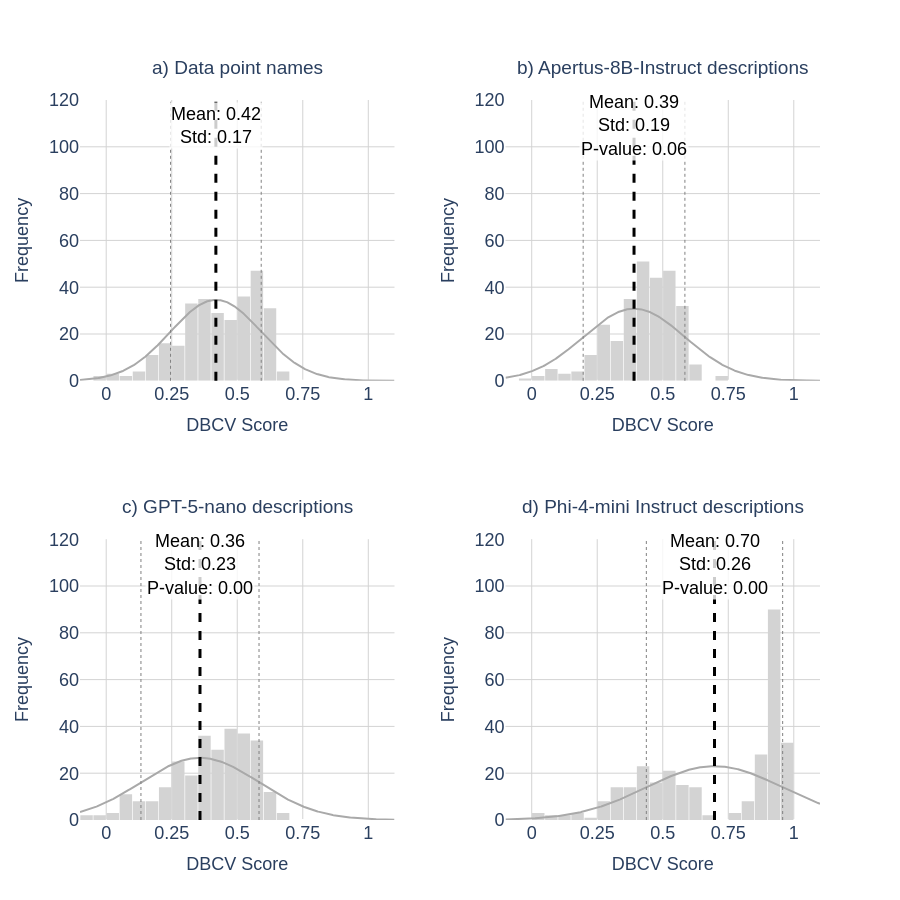

Notebook code cell kept with this figure:
### Code cell
import plotly.graph_objects as go
from plotly.subplots import make_subplots
import pandas as pd
import numpy as np
from scipy import stats

# --- Configuration ---
bin_size = 0.05
x_min, x_max = -0.1, 1.1

# Define bin edges exactly as Plotly would use them
bin_edges = np.arange(x_min, x_max + bin_size, bin_size)
bin_config = dict(start=x_min, end=x_max, size=bin_size)

# Prepare Data List
datasets = [
    (df_data_points['user_attrs_dbcv_score'], "a) Data point names", 'lightgrey'), 
    (df_descriptions['user_attrs_dbcv_score'], "b) Apertus-8B-Instruct descriptions", 'lightgrey'),     
    (df_descriptions_gpt['user_attrs_dbcv_score'], "c) GPT-5-nano descriptions", 'lightgrey'),   
    (df_descriptions_phi['user_attrs_dbcv_score'], "d) Phi-4-mini Instruct descriptions", 'lightgrey')    
]


# --- 1. Calculate Global Y-Max for Alignment ---
max_freq = 0
for data, _, _ in datasets:
    # Use numpy to pre-calculate the histogram counts
    counts, _ = np.histogram(data, bins=bin_edges)
    current_max = counts.max()
    if current_max > max_freq:
        max_freq = current_max

# Add 15% buffer space to the top
global_y_max = max_freq + 30

# --- Helper Function for Normal Curve ---
def get_normal_curve(data, x_min, x_max, bin_size):
    """Calculates (x, y) for a normal curve scaled to match a histogram frequency."""
    mu, std = data.mean(), data.std()
    
    # Generate X points
    x_range = np.linspace(x_min, x_max, 500)
    
    # Calculate PDF and scale to frequency
    pdf = stats.norm.pdf(x_range, mu, std + 1e-9)
    y_curve = pdf * len(data) * bin_size
    
    # Normality Test
    try:
        _, shapiro_p = stats.shapiro(data)
    except:
        shapiro_p = np.nan
    
    return x_range, y_curve, mu, std, shapiro_p

# Create Subplots
fig = make_subplots(
    rows=2, cols=2, 
    horizontal_spacing=0.15, vertical_spacing=0.22,
    subplot_titles=["placeholder"]*4 
)

# --- Loop to Create Plots ---
for i, (data, name, color) in enumerate(datasets):
    row = (i // 2) + 1
    col = (i % 2) + 1
    
    # 1. Calculate Stats & Curve
    x_curve, y_curve, mu, std, p_val = get_normal_curve(data, x_min, x_max, bin_size)
    
    # 2. Update Subplot Title
    title_text = (f"<span style='font-size:19px'>{name}</span><br>"
                  f"<span style='font-size:12px'> </span>")
    fig.layout.annotations[i].update(text=title_text)

    # 3. Add Histogram
    fig.add_trace(
        go.Histogram(
            x=data, marker_color=color, opacity=1,
            xbins=bin_config, autobinx=False,
            name=f'{name} Hist', showlegend=False
        ), row=row, col=col
    )
    
    # 4. Add Normal Distribution Curve (Light Gray, Transparent)
    fig.add_trace(
        go.Scatter(
            x=x_curve, y=y_curve, 
            mode='lines', 
            line=dict(color='darkgray', width=2), 
            name=f'{name} Fit', showlegend=False
        ), row=row, col=col
    )

    # 5. Add Mean Line (Dashed)
    fig.add_vline(x=mu, line_width=3, line_dash="dash", line_color="black", row=row, col=col)

    t_stat_cdbcv, p_val_dbcv = ttest_ind(data, 
                                        df_data_points['user_attrs_dbcv_score'])

    if row == 1 and col == 1:
        # 6. Add Mean Value Annotation at X-Axis
        fig.add_annotation(
            x=mu, y=max_freq + 15,                  
            text=f"Mean: {mu:.2f}<br>Std: {std:.2f}",    
            showarrow=False,
            yshift=10,                  
            font=dict(color="black", size=18),
            bgcolor="rgba(255, 255, 255, 0.8)", 
            row=row, col=col
        )
    else:
        fig.add_annotation(
            x=mu, y=max_freq + 15,                  
            text=f"Mean: {mu:.2f}<br>Std: {std:.2f}<br>P-value: {p_val_dbcv:.2f}",    
            showarrow=False,
            yshift=10,                  
            font=dict(color="black", size=18),
            bgcolor="rgba(255, 255, 255, 0.8)", 
            row=row, col=col
        )
    # 7. Add Std Dev Lines (Dotted)
    fig.add_vline(x=mu - std, line_width=1, line_dash="dot", line_color="gray", row=row, col=col)
    fig.add_vline(x=mu + std, line_width=1, line_dash="dot", line_color="gray", row=row, col=col)

# --- Layout Updates ---
fig.update_layout(
    width=900, height=900,
    plot_bgcolor='white', paper_bgcolor='white',
    font=dict(family='Arial', size=18),
    bargap=0.05, 
)

fig.update_xaxes(title_text='DBCV Score', range=[x_min, x_max], showgrid=True, gridcolor='lightgray', dtick=0.25, title_font=dict(size=18))

# --- NEW: Set Consistent Y-Axis Range ---
fig.update_yaxes(title_text='Frequency', range=[0, global_y_max], showgrid=True, gridcolor='lightgray', title_font=dict(size=18))

fig.write_image("251222_optimization_results_dbcv.png", scale=3)
fig.show()

### Figure 1 — Plotly figure (JSON) as saved in the notebook; plotly's stock layout.template omitted (floating-point values rounded to 4 significant figures; data arrays with more than 128 entries replaced by an {"elided": "..."} marker saying what was removed)
{"data": [{"marker": {"color": "lightgrey"}, "name": "a) Data point names Hist", "opacity": 1, "showlegend": false, "type": "histogram", "x": {"elided": "300 float values"}, "xaxis": "x", "xbins": {"end": 1.1, "size": 0.05, "start": -0.1}, "yaxis": "y"}, {"line": {"color": "darkgray", "width": 2}, "mode": "lines", "name": "a) Data point names Fit", "showlegend": false, "type": "scatter", "x": {"elided": "500 float values"}, "xaxis": "x", "y": {"elided": "500 float values"}, "yaxis": "y"}, {"marker": {"color": "lightgrey"}, "name": "b) Apertus-8B-Instruct descriptions Hist", "opacity": 1, "showlegend": false, "type": "histogram", "x": {"elided": "300 float values"}, "xaxis": "x2", "xbins": {"end": 1.1, "size": 0.05, "start": -0.1}, "yaxis": "y2"}, {"line": {"color": "darkgray", "width": 2}, "mode": "lines", "name": "b) Apertus-8B-Instruct descriptions Fit", "showlegend": false, "type": "scatter", "x": {"elided": "500 float values"}, "xaxis": "x2", "y": {"elided": "500 float values"}, "yaxis": "y2"}, {"marker": {"color": "lightgrey"}, "name": "c) GPT-5-nano descriptions Hist", "opacity": 1, "showlegend": false, "type": "histogram", "x": {"elided": "300 float values"}, "xaxis": "x3", "xbins": {"end": 1.1, "size": 0.05, "start": -0.1}, "yaxis": "y3"}, {"line": {"color": "darkgray", "width": 2}, "mode": "lines", "name": "c) GPT-5-nano descriptions Fit", "showlegend": false, "type": "scatter", "x": {"elided": "500 float values"}, "xaxis": "x3", "y": {"elided": "500 float values"}, "yaxis": "y3"}, {"marker": {"color": "lightgrey"}, "name": "d) Phi-4-mini Instruct descriptions Hist", "opacity": 1, "showlegend": false, "type": "histogram", "x": {"elided": "300 float values"}, "xaxis": "x4", "xbins": {"end": 1.1, "size": 0.05, "start": -0.1}, "yaxis": "y4"}, {"line": {"color": "darkgray", "width": 2}, "mode": "lines", "name": "d) Phi-4-mini Instruct descriptions Fit", "showlegend": false, "type": "scatter", "x": {"elided": "500 float values"}, "xaxis": "x4", "y": {"elided": "500 float values"}, "yaxis": "y4"}], "layout": {"annotations": [{"font": {"size": 16}, "showarrow": false, "text": "<span style='font-size:19px'>a) Data point names</span><br><span style='font-size:12px'> </span>", "x": 0.2125, "xanchor": "center", "xref": "paper", "y": 1, "yanchor": "bottom", "yref": "paper"}, {"font": {"size": 16}, "showarrow": false, "text": "<span style='font-size:19px'>b) Apertus-8B-Instruct descriptions</span><br><span style='font-size:12px'> </span>", "x": 0.7875, "xanchor": "center", "xref": "paper", "y": 1, "yanchor": "bottom", "yref": "paper"}, {"font": {"size": 16}, "showarrow": false, "text": "<span style='font-size:19px'>c) GPT-5-nano descriptions</span><br><span style='font-size:12px'> </span>", "x": 0.2125, "xanchor": "center", "xref": "paper", "y": 0.39, "yanchor": "bottom", "yref": "paper"}, {"font": {"size": 16}, "showarrow": false, "text": "<span style='font-size:19px'>d) Phi-4-mini Instruct descriptions</span><br><span style='font-size:12px'> </span>", "x": 0.7875, "xanchor": "center", "xref": "paper", "y": 0.39, "yanchor": "bottom", "yref": "paper"}, {"bgcolor": "rgba(255, 255, 255, 0.8)", "font": {"color": "black", "size": 18}, "showarrow": false, "text": "Mean: 0.42<br>Std: 0.17", "x": 0.4185, "xref": "x", "y": 105, "yref": "y", "yshift": 10}, {"bgcolor": "rgba(255, 255, 255, 0.8)", "font": {"color": "black", "size": 18}, "showarrow": false, "text": "Mean: 0.39<br>Std: 0.19<br>P-value: 0.06", "x": 0.3904, "xref": "x2", "y": 105, "yref": "y2", "yshift": 10}, {"bgcolor": "rgba(255, 255, 255, 0.8)", "font": {"color": "black", "size": 18}, "showarrow": false, "text": "Mean: 0.36<br>Std: 0.23<br>P-value: 0.00", "x": 0.3578, "xref": "x3", "y": 105, "yref": "y3", "yshift": 10}, {"bgcolor": "rgba(255, 255, 255, 0.8)", "font": {"color": "black", "size": 18}, "showarrow": false, "text": "Mean: 0.70<br>Std: 0.26<br>P-value: 0.00", "x": 0.6974, "xref": "x4", "y": 105, "yref": "y4", "yshift": 10}], "bargap": 0.05, "font": {"family": "Arial", "size": 18}, "height": 900, "paper_bgcolor": "white", "plot_bgcolor": "white", "shapes": [{"line": {"color": "black", "dash": "dash", "width": 3}, "type": "line", "x0": 0.4185, "x1": 0.4185, "xref": "x", "y0": 0, "y1": 1, "yref": "y domain"}, {"line": {"color": "gray", "dash": "dot", "width": 1}, "type": "line", "x0": 0.2456, "x1": 0.2456, "xref": "x", "y0": 0, "y1": 1, "yref": "y domain"}, {"line": {"color": "gray", "dash": "dot", "width": 1}, "type": "line", "x0": 0.5914, "x1": 0.5914, "xref": "x", "y0": 0, "y1": 1, "yref": "y domain"}, {"line": {"color": "black", "dash": "dash", "width": 3}, "type": "line", "x0": 0.3904, "x1": 0.3904, "xref": "x2", "y0": 0, "y1": 1, "yref": "y2 domain"}, {"line": {"color": "gray", "dash": "dot", "width": 1}, "type": "line", "x0": 0.1963, "x1": 0.1963, "xref": "x2", "y0": 0, "y1": 1, "yref": "y2 domain"}, {"line": {"color": "gray", "dash": "dot", "width": 1}, "type": "line", "x0": 0.5845, "x1": 0.5845, "xref": "x2", "y0": 0, "y1": 1, "yref": "y2 domain"}, {"line": {"color": "black", "dash": "dash", "width": 3}, "type": "line", "x0": 0.3578, "x1": 0.3578, "xref": "x3", "y0": 0, "y1": 1, "yref": "y3 domain"}, {"line": {"color": "gray", "dash": "dot", "width": 1}, "type": "line", "x0": 0.1325, "x1": 0.1325, "xref": "x3", "y0": 0, "y1": 1, "yref": "y3 domain"}, {"line": {"color": "gray", "dash": "dot", "width": 1}, "type": "line", "x0": 0.5831, "x1": 0.5831, "xref": "x3", "y0": 0, "y1": 1, "yref": "y3 domain"}, {"line": {"color": "black", "dash": "dash", "width": 3}, "type": "line", "x0": 0.6974, "x1": 0.6974, "xref": "x4", "y0": 0, "y1": 1, "yref": "y4 domain"}, {"line": {"color": "gray", "dash": "dot", "width": 1}, "type": "line", "x0": 0.4373, "x1": 0.4373, "xref": "x4", "y0": 0, "y1": 1, "yref": "y4 domain"}, {"line": {"color": "gray", "dash": "dot", "width": 1}, "type": "line", "x0": 0.9575, "x1": 0.9575, "xref": "x4", "y0": 0, "y1": 1, "yref": "y4 domain"}], "width": 900, "xaxis": {"anchor": "y", "domain": [0, 0.425], "dtick": 0.25, "gridcolor": "lightgray", "range": [-0.1, 1.1], "showgrid": true, "title": {"font": {"size": 18}, "text": "DBCV Score"}, "type": "linear"}, "xaxis2": {"anchor": "y2", "domain": [0.575, 1], "dtick": 0.25, "gridcolor": "lightgray", "range": [-0.1, 1.1], "showgrid": true, "title": {"font": {"size": 18}, "text": "DBCV Score"}, "type": "linear"}, "xaxis3": {"anchor": "y3", "domain": [0, 0.425], "dtick": 0.25, "gridcolor": "lightgray", "range": [-0.1, 1.1], "showgrid": true, "title": {"font": {"size": 18}, "text": "DBCV Score"}, "type": "linear"}, "xaxis4": {"anchor": "y4", "domain": [0.575, 1], "dtick": 0.25, "gridcolor": "lightgray", "range": [-0.1, 1.1], "showgrid": true, "title": {"font": {"size": 18}, "text": "DBCV Score"}, "type": "linear"}, "yaxis": {"anchor": "x", "domain": [0.61, 1], "gridcolor": "lightgray", "range": [0, 120], "showgrid": true, "title": {"font": {"size": 18}, "text": "Frequency"}, "type": "linear"}, "yaxis2": {"anchor": "x2", "domain": [0.61, 1], "gridcolor": "lightgray", "range": [0, 120], "showgrid": true, "title": {"font": {"size": 18}, "text": "Frequency"}, "type": "linear"}, "yaxis3": {"anchor": "x3", "domain": [0, 0.39], "gridcolor": "lightgray", "range": [0, 120], "showgrid": true, "title": {"font": {"size": 18}, "text": "Frequency"}, "type": "linear"}, "yaxis4": {"anchor": "x4", "domain": [0, 0.39], "gridcolor": "lightgray", "range": [0, 120], "showgrid": true, "title": {"font": {"size": 18}, "text": "Frequency"}, "type": "linear"}}}
